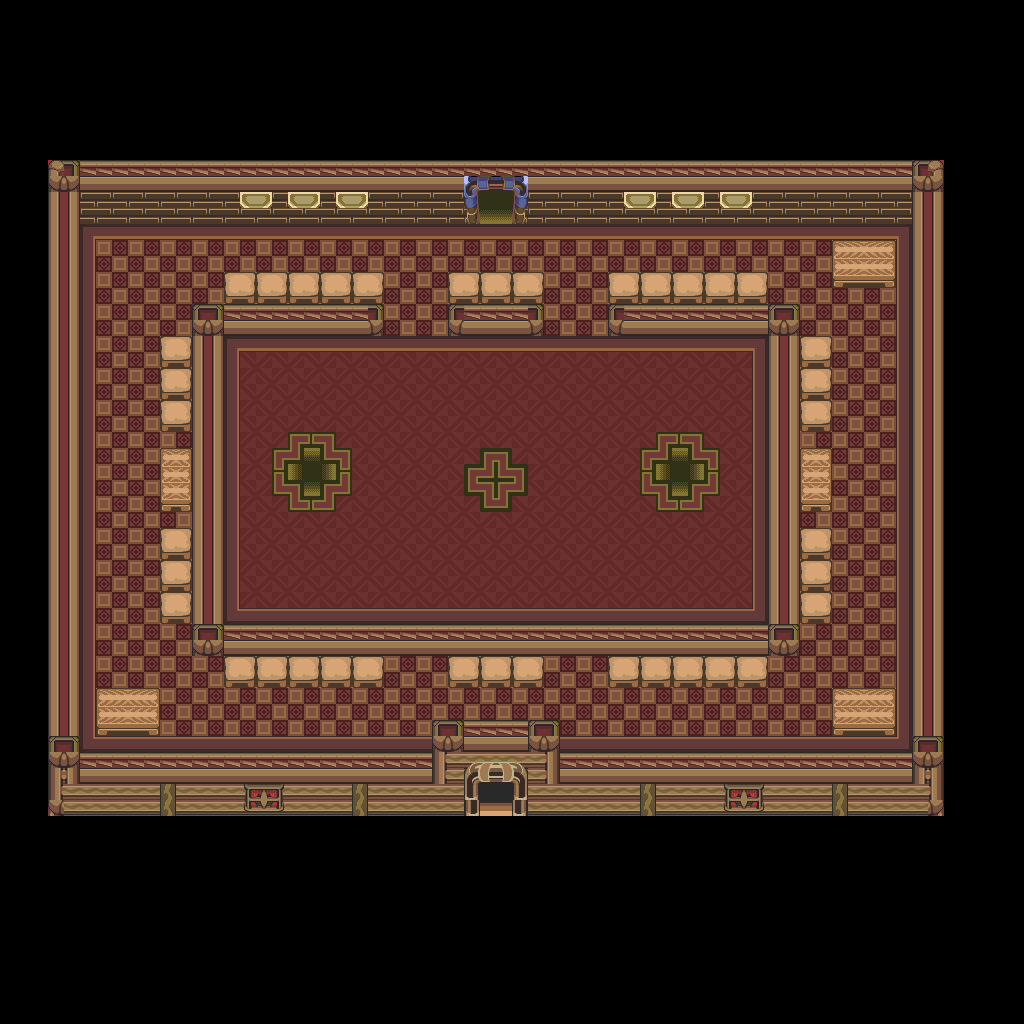

This game map was drawn from its Tiled (.tmx) file and the tilesets committed beside it. A one-line description and the trimmed map source follow:
An orthogonal 64x64 tile map with 16x16 px tiles, 1 tile layer (base), 1 hidden layer not drawn and 18 objects.

<map version="1.10" tiledversion="1.12.1" orientation="orthogonal" renderorder="right-down" width="64" height="64" tilewidth="16" tileheight="16" infinite="0" nextlayerid="3" nextobjectid="19">
 <tileset firstgid="1" source="../classiciphone_pics4.tsx" />
 <layer id="1" name="base" width="64" height="64">
  <data>[4096 cells, 4096 non-empty, 96 distinct tile ids]</data>
 </layer>
 <layer id="2" name="collision" width="64" height="64" visible="0">
  <properties><property name="collision" value="true" /></properties>
  <data>[4096 cells, 2650 non-empty, 1 distinct tile ids]</data>
 </layer>
 <objectgroup id="3" name="npcs">
  <object id="1" x="944.0" y="400.0" width="16" height="16">
   <properties>
    <property name="script" type="string">-- Auto-converted from GraalScript
-- join("level_sparlevel");</property>
   </properties>
  </object>
  <object id="2" x="944.0" y="336.0" width="16" height="16">
   <properties>
    <property name="script" type="string">-- Auto-converted from GraalScript
-- // NPC made by Mighty
-- [CLIENT-SIDE — server no-op]
-- if (playerchats) {
-- if (strequals(#c,focus on)) {
-- setfocus 29.5,29.5;
-- }
-- elseif (strequals(#c,focus off)) {
-- resetfocus;
-- }
-- }</property>
   </properties>
  </object>
  <object id="3" x="480.0" y="464.0" width="16" height="16">
   <properties>
    <property name="script" type="string">-- Auto-converted from GraalScript
-- function onPlayerchats() {
-- if (player.chat == "fukajner") {
-- player.fullHeal();
end
-- if (player.chat == "start") {
-- obj = putnpc2(29.5,28,"join bomb;");
-- obj.bomb = {"bomb1.png","bomb.wav",1};
-- obj.timer = 3;
end
end
-- //NPC made by Mighty (NBK)
-- [CLIENT-SIDE — server no-op]
-- 
-- if (playerenters || timeout) {
-- if (playery in &lt;16,44&gt; &amp;&amp; playerx in &lt;15,47.5&gt;) movement_handleitems = -1;
-- else movement_handleitems = 0;
-- timeout = 0.05;
-- }</property>
   </properties>
  </object>
  <object id="4" x="944.0" y="464.0" width="16" height="16">
   <properties>
    <property name="script" type="string">-- Auto-converted from GraalScript
-- // NPC made by Mighty
-- [CLIENT-SIDE — server no-op]
-- if (playerenters || timeout) {
-- seteffect 0,0,0,0;
-- timeout = .05;
-- }</property>
   </properties>
  </object>
  <object id="5" x="848.0" y="240.0" width="16" height="16">
   <properties>
    <property name="gani" value="pottedplant.png" />
    <property name="script" type="string">-- Auto-converted from GraalScript
-- // NPC made by Mighty</property>
   </properties>
  </object>
  <object id="6" x="112.0" y="688.0" width="16" height="16">
   <properties>
    <property name="gani" value="pottedplant.png" />
    <property name="script" type="string">-- Auto-converted from GraalScript
-- // NPC made by Mighty</property>
   </properties>
  </object>
  <object id="7" x="848.0" y="688.0" width="16" height="16">
   <properties>
    <property name="gani" value="pottedplant.png" />
    <property name="script" type="string">-- Auto-converted from GraalScript
-- // NPC made by Mighty</property>
   </properties>
  </object>
  <object id="8" x="240.0" y="176.0" width="16" height="16">
   <properties>
    <property name="gani" value="pottedplant.png" />
    <property name="script" type="string">-- Auto-converted from GraalScript
-- // NPC made by Mighty</property>
   </properties>
  </object>
  <object id="9" x="288.0" y="176.0" width="16" height="16">
   <properties>
    <property name="gani" value="pottedplant.png" />
    <property name="script" type="string">-- Auto-converted from GraalScript
-- // NPC made by Mighty</property>
   </properties>
  </object>
  <object id="10" x="624.0" y="176.0" width="16" height="16">
   <properties>
    <property name="gani" value="pottedplant.png" />
    <property name="script" type="string">-- Auto-converted from GraalScript
-- // NPC made by Mighty</property>
   </properties>
  </object>
  <object id="11" x="672.0" y="176.0" width="16" height="16">
   <properties>
    <property name="gani" value="pottedplant.png" />
    <property name="script" type="string">-- Auto-converted from GraalScript
-- // NPC made by Mighty</property>
   </properties>
  </object>
  <object id="12" x="720.0" y="176.0" width="16" height="16">
   <properties>
    <property name="gani" value="pottedplant.png" />
    <property name="script" type="string">-- Auto-converted from GraalScript
-- // NPC made by Mighty</property>
   </properties>
  </object>
  <object id="13" x="336.0" y="176.0" width="16" height="16">
   <properties>
    <property name="gani" value="pottedplant.png" />
    <property name="script" type="string">-- Auto-converted from GraalScript
-- // NPC made by Mighty</property>
   </properties>
  </object>
  <object id="14" x="544.0" y="304.0" width="16" height="16">
   <properties>
    <property name="gani" value="block.png" />
    <property name="script" type="string">-- Auto-converted from GraalScript
-- function onPlayerchats() {
-- if (player.chat == "close") {
-- show();
-- blockagain();
end
-- if (player.chat == "open") {
-- hide();
-- dontblock();
end
end</property>
   </properties>
  </object>
  <object id="15" x="576.0" y="304.0" width="16" height="16">
   <properties>
    <property name="gani" value="block.png" />
    <property name="script" type="string">-- Auto-converted from GraalScript
-- function onPlayerchats() {
-- if (player.chat == "close") {
-- show();
-- blockagain();
end
-- if (player.chat == "open") {
-- hide();
-- dontblock();
end
end</property>
   </properties>
  </object>
  <object id="16" x="384.0" y="304.0" width="16" height="16">
   <properties>
    <property name="gani" value="block.png" />
    <property name="script" type="string">-- Auto-converted from GraalScript
-- function onPlayerchats() {
-- if (player.chat == "close") {
-- show();
-- blockagain();
end
-- if (player.chat == "open") {
-- hide();
-- dontblock();
end
end</property>
   </properties>
  </object>
  <object id="17" x="416.0" y="304.0" width="16" height="16">
   <properties>
    <property name="gani" value="block.png" />
    <property name="script" type="string">-- Auto-converted from GraalScript
-- function onPlayerchats() {
-- if (player.chat == "close") {
-- show();
-- blockagain();
end
-- if (player.chat == "open") {
-- hide();
-- dontblock();
end
end</property>
   </properties>
  </object>
  <object id="18" x="96.0" y="208.0" width="16" height="16">
   <properties>
    <property name="script" type="string">-- Auto-converted from GraalScript
-- function onPlayerTouchsMe() {
-- player.fullHeal();
end
-- function onCreated() {
-- showcharacter();
-- headimg = "head480.png";
-- colors[0] = "white";
-- colors[1] = "blue";
-- colors[2] = "white";
-- colors[3] = "white";
-- colors[4] = "blue";
-- nick = "Medic";
-- shieldimg = "no-shield.png";
-- dir = 2;
-- setshape(1,48,48);
-- ap = 99;
-- x+=0.5;
end
-- [CLIENT-SIDE — server no-op]
-- 
-- if (playertouchsme) {
-- setstring client.hd_recoil,5;
-- setstring client.hd_recoildir,#v(getangle(playerx-x,playery-y));
-- }</property>
   </properties>
  </object>
 </objectgroup>
</map>
